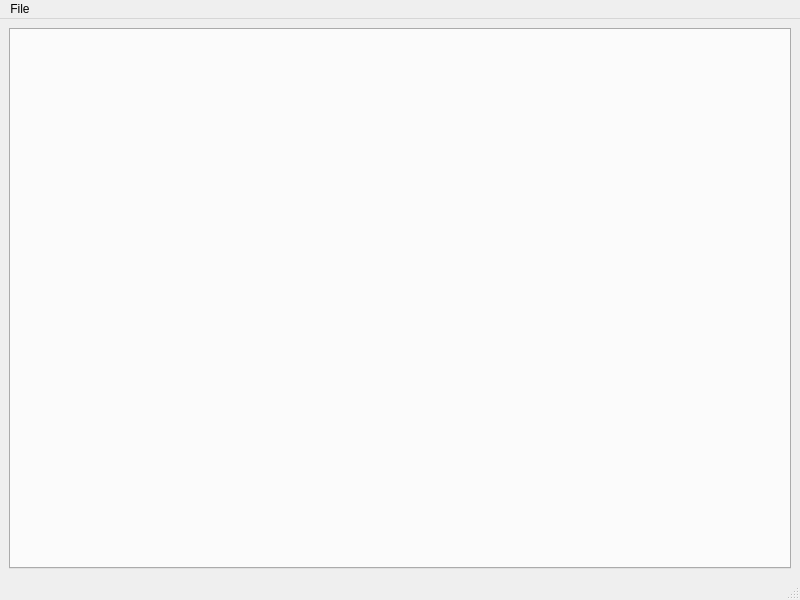
<?xml version="1.0" encoding="UTF-8"?>
<ui version="4.0">
 <class>MainWindow</class>
 <widget class="QMainWindow" name="MainWindow">
  <property name="geometry">
   <rect>
    <x>0</x>
    <y>0</y>
    <width>800</width>
    <height>600</height>
   </rect>
  </property>
  <property name="windowTitle">
   <string>MainWindow</string>
  </property>
  <widget class="QWidget" name="centralwidget">
   <layout class="QVBoxLayout" name="verticalLayout">
    <item>
     <widget class="QTabWidget" name="tabWidget">
      <property name="currentIndex">
       <number>-1</number>
      </property>
     </widget>
    </item>
   </layout>
  </widget>
  <widget class="QMenuBar" name="menubar">
   <property name="geometry">
    <rect>
     <x>0</x>
     <y>0</y>
     <width>800</width>
     <height>23</height>
    </rect>
   </property>
   <widget class="QMenu" name="menuFile">
    <property name="title">
     <string>File</string>
    </property>
    <addaction name="actionSave"/>
    <addaction name="separator"/>
    <addaction name="actionExit"/>
   </widget>
   <addaction name="menuFile"/>
  </widget>
  <widget class="QStatusBar" name="statusbar"/>
  <action name="actionSave">
   <property name="text">
    <string>Save</string>
   </property>
  </action>
  <action name="actionExit">
   <property name="text">
    <string>Exit</string>
   </property>
  </action>
 </widget>
 <resources/>
 <connections/>
</ui>
